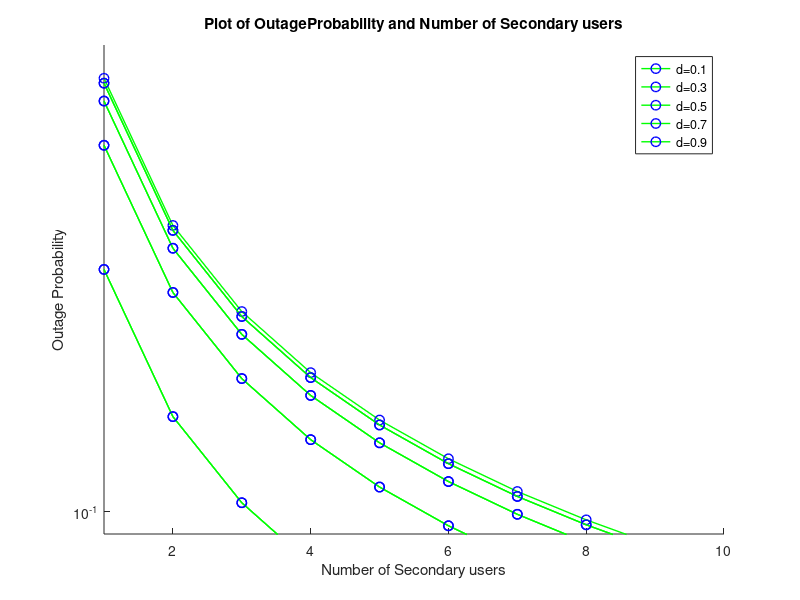

This chart was generated by the following MATLAB code:
clc
close all;
d=0:0.1:1; alpha=2;
r=1;
gamma_th=2^r-1; %%% Threshold for SNR detection 
sigma_g=d.^-alpha; sigma_r=(1-d).^-alpha;    %%% distance parameter 
beta = 0.5;  %%%Reflection co-efficient (in you derivation it is given as alpha)
snr_dB=10;
snr_lin=10.^(-snr_dB./10);
disp("Snr(dB)");
disp(snr_dB);
%disp(lol);
%besslk doubt

% disp(snr_lin);
% for i=1:6
%     disp(snr_lin(i));
% end
pout=1-(2*sqrt(gamma_th./(beta.*sigma_g.*sigma_r.*snr_lin))).*besselk(1,2*sqrt(gamma_th./(beta.*sigma_g.*sigma_r.*snr_lin)));                        %%% outage probability for 1 user case

disp("Pout-1 user")
disp(pout)

%%%%%%%%%%%%%%%%%Start of main
% % pout_M_case = zeros(6,10);
% % M=1:1:10;
% % for i=1:6
% %     %disp(pout(i));
% %     pout_M_case(i,:)=1./M.*(pout(i)); %%% outage probability for M user case, Let say M=3 dictates average outage performance for 3 transmitter scenario (if TDMA used).
% %     disp("Pout");
% %     disp(i);
% %     disp(pout_M_case(i,:));
% % end
%%%%%%%%%%%%%%%%%End of main section
M=1:1:10;
axis([1 10 0 0.9 ])
hold on
for i=1:1:11
    %disp(pout(i));
    pout_M_case=1./M.*(pout(i)); %%% outage probability for M user case, Let say M=3 dictates average outage performance for 3 transmitter scenario (if TDMA used).
    disp("Dist Bro");
    disp(d(i));
    disp(pout_M_case);
    pecu1 ='g';
    pecu2 = 'm--o';
    pecu3 = 'k--o';
    semilogy(M,pout_M_case,'g-o', 'LineWidth',1,'MarkerSize',7,'MarkerEdgeColor','b');
    
end
title('Plot of OutageProbability and Number of Secondary users')
xlabel('Number of Secondary users') 
ylabel('Outage Probability') 
%hold on grid on
legend('d=0.1','d=0.3','d=0.5', 'd=0.7', 'd=0.9');    
hold off
%pout_M_case=1./M.*(pout); %%% outage probability for M user case, Let say M=3 dictates average outage performance for 3 transmitter scenario (if TDMA used).
%disp("Pout-3")
%disp(pout_M_case);
% semilogy(M,pout_M_case)
% title('Plot of OutageProbability and Number of Secondary users')
% xlabel('Number of Secondary users') 
% ylabel('Outage Probability') 
% % %hold on
% %%% Throughput Performance/Average capacity


